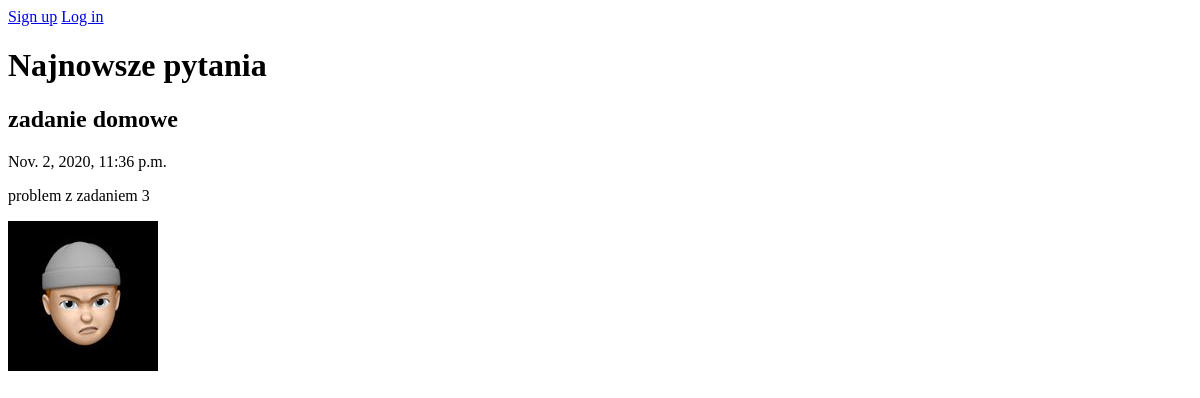
Page /latest on the earlier database version.
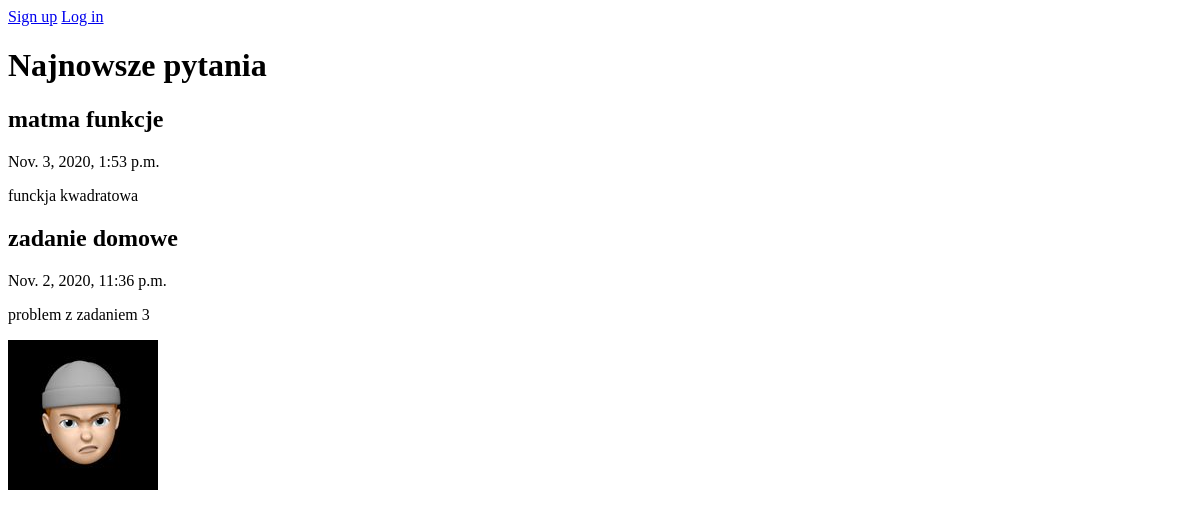
Same page on the later database version.
### forum/models.py (models this page shows, shortened)
class Question(Model):
    title = CharField(max_length=300)
    desc = TextField()
    image = ImageField(upload_to='images/', blank=True)
    createDate = DateTimeField(auto_now_add=True)
    user = ForeignKey(User, on_delete=CASCADE)
    schools = [
        ('', 'Wybierz szkołę'),
        ('ps', 'Szkoła Podstawowa'),
        ('ms', 'Szkoła Średnia'),
        ('cl', 'Studia'),
    ]
    school = CharField(max_length=2, choices=schools,
                       default='')
    subjects = [
        ('', 'Wybierz przedmiot'),
        ('mat', 'Matematyka'),
        ('fiz', 'Fizyka'),
        ('inf', 'Informatyka'),
        ('pol', 'Język Polski'),
        ('ang', 'Język Angielski'),
        ('nmc', 'Język Niemiecki'),
        ('his', 'Historia'),
        ('bio', 'Biologia'),
        ('che', 'Chemia'),
        ('geo', 'Geografia'),
    ]
    subject = CharField(max_length=3, choices=subjects,
                        default='')

### forum/views.py (the view)
# urls.py: path('latest', views.latest, name='latest'),
def latest(request):
    questions = Question.objects.all().order_by('-createDate')
    return render(request, 'forum/latest.html',
                  {'questions': questions})

### forum/templates/forum/latest.html
{% extends 'forum/base.html' %}
{% block content %}
<h1>Najnowsze pytania</h1>
{% for question in questions %}
<h2>{{question.title}}</h2>
<p>{{question.createDate}}</p>
<p>{{question.desc}}</p>
{% if question.image %}
<img src="{{question.image.url}}">
{% endif %}
{% endfor %}
{% endblock content %}

Differences in the rows shown:
added Question: title "matma funkcje", createDate "Nov. 3, 2020, 1:53 p.m.", desc "funckja kwadratowa"
